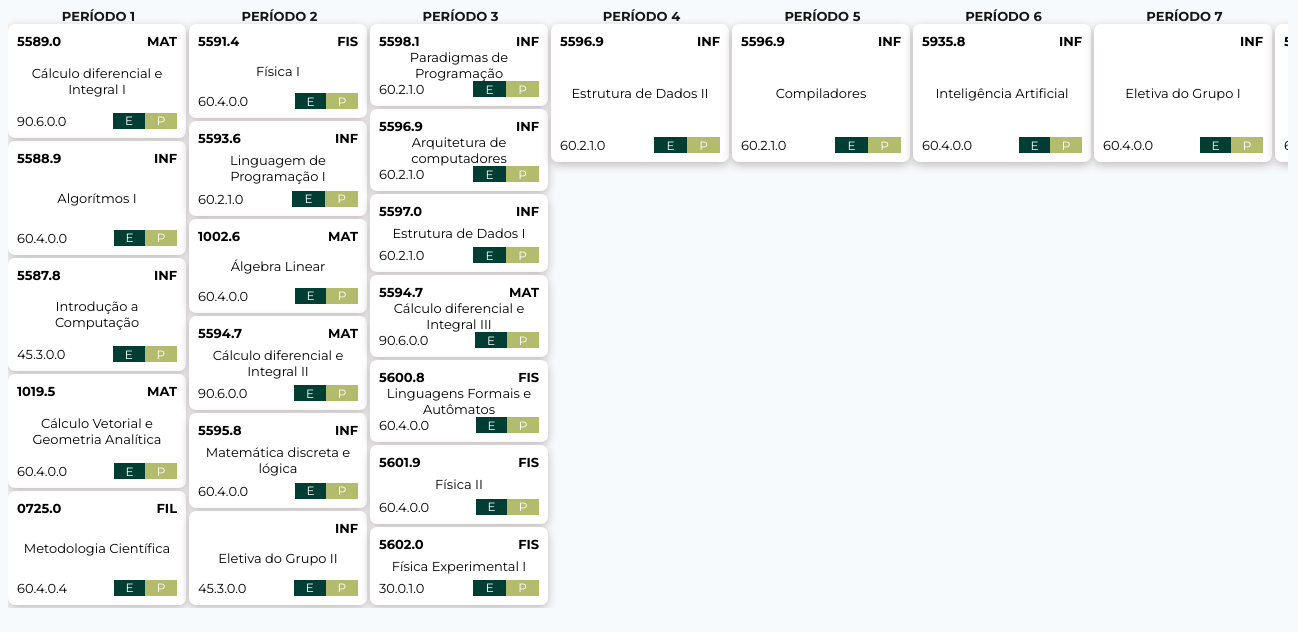
The page / on the database its author committed.
### tables this page shows
CREATE TABLE `cadeira` (
  `idCadeira` int(11) NOT NULL,
  `nome` varchar(512) NOT NULL,
  `departamento` varchar(5) NOT NULL,
  `creditos` varchar(10) DEFAULT NULL,
  `codigo` varchar(10) DEFAULT NULL,
  `iseletiva` tinyint(1) NOT NULL DEFAULT 1,
  `grupo` tinyint(4) DEFAULT NULL,
  `periodo` tinyint(4) DEFAULT NULL
);

### Control/DAO.php (called while the page is built, shortened)
<?php
    function DBRead($table, $params = null, $fields="*"){
        $params = ($params) ? " {$params}":null;
        $query = "SELECT {$fields} FROM {$table}{$params}";
        $result = DBExecute($query);
        $data = null;
        if(!mysqli_num_rows($result))
            return false;
        else
            while($res=mysqli_fetch_assoc($result))
                $data[]=$res;
        return $data;
    }
    function DBExecute($query){
        $link = DBConnect();
        $result = mysqli_query($link, $query) or die(mysqli_error($link));
        return $result;
    }
?>

### cadeira_card.php (the view)
<div class='cadeira-container' id = 'cadeira-<?php echo $idCadeira ?>'>
    <div class='cadeira-topinfo'>
        <div class='cadeira-topinfo-left'><?php echo $codigo?></div>
        <div class='cadeira-topinfo-right'><?php echo $departamento?></div>
    </div>
    <div class='cadeira-midinfo'><?php echo $nome ?></div>
    <div class='cadeira-botinfo'>
        <div class='cadeira-botinfo-left'>
            <?php echo $creditos;
            ?>
        </div>
        <div class='cadeira-botinfo-right'>
            <div onclick="location.href='#'" class='cadeira-btn cadeira-btn-ementa'>E</div>
            <div onclick='highlightCards(<?php echo json_encode($preReqData); ?>)' class='cadeira-btn cadeira-btn-prereq'>P</div>
        </div>
    </div>
</div>

### index.php (shortened to what this page needs)
<!DOCTYPE html>
<html lang='en'>
    <head>
        <link rel='stylesheet' href='styles.css'/>
    </head>
    <body>
        <div class="cadeira-table">
        <?php
            include 'helpers_functions.php';
            $cardDirectory = $_SERVER['DOCUMENT_ROOT'] . $_SERVER['REQUEST_URI'] . 'cadeira_card.php';
            $actPeriodo = 1;
            $data = DBRead("cadeira", "WHERE periodo IS NOT NULL ORDER BY periodo ASC");
            ?>
                    <div class = "cadeira-periodo-column">
                    <strong>PERÍODO 1</strong>
                    <?php
                        foreach($data as $i){
                            $preReqData = DBRead("cadeiracadeira", "WHERE idCadeira = {$i['idCadeira']}", "idPreRequisito");
                            if($actPeriodo!=$i["periodo"]){
                                ?>
                                </div>
                                <div class = "cadeira-periodo-column">
                                <?php
                                echo "<strong>PERÍODO ".$i["periodo"] . "</strong>";
                                $actPeriodo = $i["periodo"];
                            }
                            if($preReqData){
                                array_push($i, $preReqData);
                                $i["preReqData"] = array();
                                foreach($i[0] as $j){
                                    array_push($i["preReqData"], $j["idPreRequisito"]);
                                }
                                $r = $i;
                            }
                            else
                                $r = $i;
                            includeWithVariable($cardDirectory, $r);
                        }
                    ?>
        </div>
    </body>
</html>

### helpers_functions.php (shortened to what this page needs)
<?php function includeWithVariable($filePath, $variables = array(), $print = true){
    $output = NULL;
    if(file_exists($filePath)){
        extract($variables);
        include $filePath;
        $output = ob_get_clean();
    }
    if($print)
        print $output;
    return $output;
}
?>

### styles.css (style rules this page uses)
body { font-family: 'Montserrat', sans-serif; font-size: 13px; color: #141414; background-color: #F7FAFC; }
.cadeira-container { transition: background-color 0.5s ease-out; padding:9px; display:flex; flex-direction: column; width:160px; height:120px; justify-content: space-between; border-width: 1px; box-shadow: 0px 3px 10px #c2b9b9; background-color: #ffffff; color: #000000; margin-bottom: 3px; margin-right:3px; border-radius:7px; min-height: min-content; }
.cadeira-topinfo { flex-grow:1; width:100%; display:flex; font-weight: bold; }
.cadeira-topinfo-left { flex-grow:1; width:100%; text-align:left; }
.cadeira-topinfo-right { flex-grow:1; text-align: right; width:100%; }
.cadeira-midinfo { flex-grow:3; display:flex; text-align:center; align-items:center; justify-content: center; width:100%; height:100%; overflow:visible; }
.cadeira-botinfo { flex-grow:2; display:flex; justify-content: flex-start; flex-direction:row; width:100%; }
.cadeira-botinfo-left { display:flex; flex-grow:1; height:100%; align-items: center; text-align:left; }
.cadeira-botinfo-right { display:flex; height:100%; justify-content: space-between; flex-direction:row; flex-grow:1; }
.cadeira-btn { display:flex; flex-grow:1; align-items: center; justify-content: center; cursor:pointer; font-size:12px; }
.cadeira-btn-ementa { background-color: #003d33; color: white; }
.cadeira-btn-prereq { background-color:#b3bc6d; color: white; }
.cadeira-periodo-column { display:flex; flex-grow:1; flex-direction:column; text-align: center; }
.cadeira-table { width: 1280px; height: 600px; display:flex; flex-direction:row; overflow:scroll; }

### rows shown on the page
cadeira: codigo "5589.0", departamento "MAT", nome "Cálculo diferencial e Integral I", creditos "90.6.0.0"
cadeira: codigo "5588.9", departamento "INF", nome "Algorítmos I", creditos "60.4.0.0"
cadeira: codigo "5587.8", departamento "INF", nome "Introdução a Computação", creditos "45.3.0.0"
cadeira: codigo "1019.5", departamento "MAT", nome "Cálculo Vetorial e Geometria Analítica", creditos "60.4.0.0"
cadeira: codigo "0725.0", departamento "FIL", nome "Metodologia Científica", creditos "60.4.0.4"
cadeira: periodo "2", codigo "5591.4", departamento "FIS", nome "Física I", creditos "60.4.0.0"
cadeira: codigo "5593.6", departamento "INF", nome "Linguagem de Programação I", creditos "60.2.1.0"
cadeira: codigo "1002.6", departamento "MAT", nome "Álgebra Linear", creditos "60.4.0.0"
cadeira: codigo "5594.7", departamento "MAT", nome "Cálculo diferencial e Integral II", creditos "90.6.0.0"
cadeira: codigo "5595.8", departamento "INF", nome "Matemática discreta e lógica", creditos "60.4.0.0"
cadeira: departamento "INF", nome "Eletiva do Grupo II", creditos "45.3.0.0"
cadeira: periodo "3", codigo "5598.1", departamento "INF", nome "Paradigmas de Programação", creditos "60.2.1.0"
cadeira: codigo "5596.9", departamento "INF", nome "Arquitetura de computadores", creditos "60.2.1.0"
cadeira: codigo "5597.0", departamento "INF", nome "Estrutura de Dados I", creditos "60.2.1.0"
cadeira: codigo "5594.7", departamento "MAT", nome "Cálculo diferencial e Integral III", creditos "90.6.0.0"
cadeira: codigo "5600.8", departamento "FIS", nome "Linguagens Formais e Autômatos", creditos "60.4.0.0"
cadeira: codigo "5601.9", departamento "FIS", nome "Física II", creditos "60.4.0.0"
cadeira: codigo "5602.0", departamento "FIS", nome "Física Experimental I", creditos "30.0.1.0"
cadeira: periodo "4", codigo "5596.9", departamento "INF", nome "Estrutura de Dados II", creditos "60.2.1.0"
cadeira: periodo "5", codigo "5596.9", departamento "INF", nome "Compiladores", creditos "60.2.1.0"
cadeira: periodo "6", codigo "5935.8", departamento "INF", nome "Inteligência Artificial", creditos "60.4.0.0"
cadeira: periodo "7", departamento "INF", nome "Eletiva do Grupo I", creditos "60.4.0.0"
